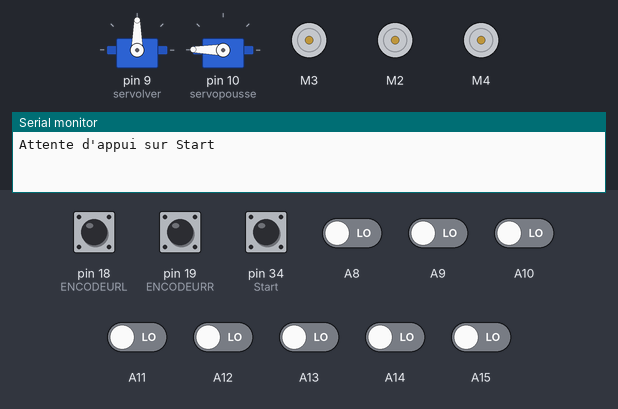
Recording of a sketch running on a simulated Arduino Mega 2560, built with avr-gcc and run on an emulated ATmega2560. On the bench: 2 × servo, 3 × DC motor (green arrow = forward, orange = backward, longer = faster), the last lines printed to the serial monitor. The inputs (shaded band) are chosen by the test bench; at power-on: pin 18 (ENCODEURL), pin 19 (ENCODEURR), pin 34 (Start) HIGH, A8–15 LOW.

Above: at 0.8 s.
0.9 s: pin 34 (Start) pulled LOW for 0.15 s
At 4.5 s:
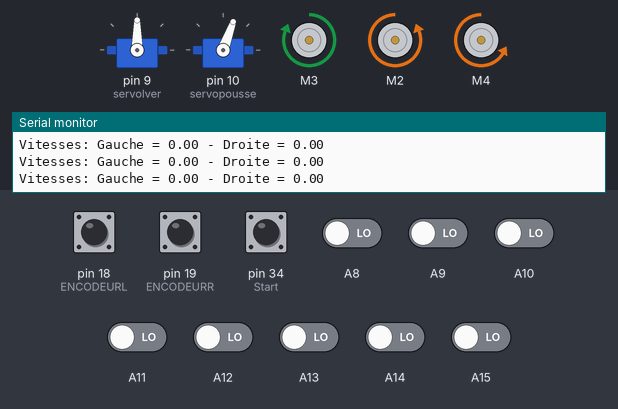
At 7.7 s:
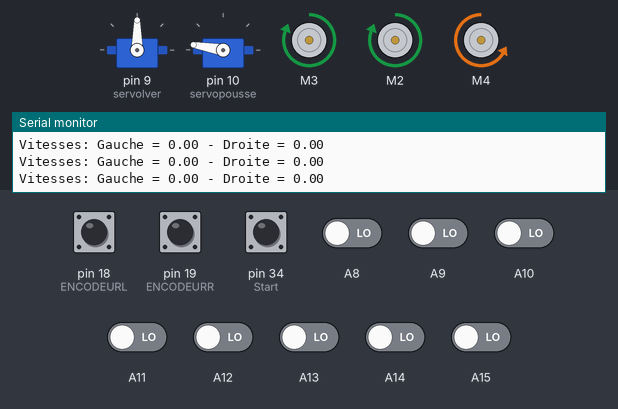
Timing chart, 0 to 9.2 s (numbered marks = the images above; inputs shaded):
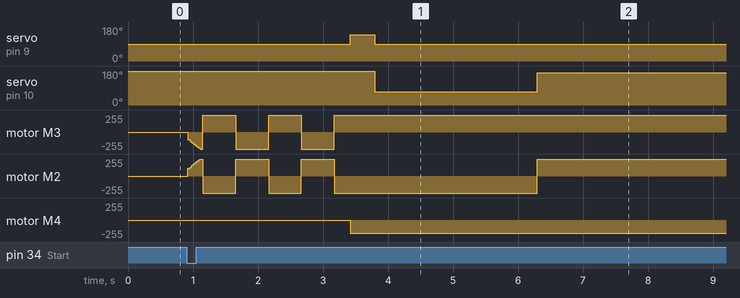

Measured:
- after the input at 0.9 s, servo on pin 9 (servolver): 90° → 140° after 2.5 s, → 90° 0.38 s later; servo on pin 10 (servopousse): 179° → 70° after 2.9 s, → 170° 2.5 s later

The sketch:

v0.2.ino
```cpp
//*****************************************************************************************************************************************

//            Coefficients fixes et à déterminer empiriquement mais Classe pour les moteurs et asservissement en vitesse ok

//            Essai de capteurs x8 pour suivi de ligne

//*****************************************************************************************************************************************

#include <AFMotor.h>
#include <TimerOne.h>
#include <Servo.h>
#include <QTRSensors.h>

#define ENCODEURR 19
#define ENCODEURL 18


//____________________________________________________LaGrandeClasse___________________________________________

class ClasseMoteur{

  private:
    float _kp;
    float _ki;
    float _kd;
    double _somme_erreur;
    double _delta_erreur;
    double _erreur_precedente;
    double _speedDelta;
    double _MotorPWM;
    double _tickperround;
    float _rRoues;


  public:


    double speedM;
    long ttlTicks;
    double cibleVitesse;
    AF_DCMotor motor;

    ClasseMoteur(unsigned int tickperround,float rRoues, AF_DCMotor motor,float kp, float ki, float kd){

      this->motor = motor;
      this->_rRoues = rRoues;
      this->_tickperround = tickperround;
      this->speedM = 0;
      this->ttlTicks = 0;
      this->_kp = kp;
      this->_ki = ki;
      this->_kd = kd;
      this->cibleVitesse = 0;
      this->_somme_erreur=0;
      this->_delta_erreur=0;
      this->_erreur_precedente=0;
      this->_MotorPWM=0;
    }


    void routine(int hallTicks){
      MotorAsserv();
      speedM = (hallTicks/_tickperround)/0.02; // Le 0.1 doit correspondre a la fréquence de relevé de speed ligne 20
      ttlTicks += hallTicks;
    }

    void MotorAsserv(){ // Fonction qui asservit les moteurs aux variables cibleVitesseL et cibleVitesseR
      // Motor Right

      _speedDelta = cibleVitesse - speedM;
      _somme_erreur += _speedDelta;
      _delta_erreur = _speedDelta - _erreur_precedente;
      _erreur_precedente = _speedDelta;

      _MotorPWM = _kp * _speedDelta + _ki * _somme_erreur + _kd * _delta_erreur;

      if (_MotorPWM > 255) _MotorPWM = 255;
      else if (_MotorPWM < 0) _MotorPWM = 0;

      motor.setSpeed(_MotorPWM);
    }

    double distanceParcourue(){
      return ((ttlTicks/_tickperround)*2*3.1416*_rRoues);
    }

    double MMtoTicks(float temp){
      return ((temp/(2*3.1416*_rRoues))*_tickperround);
    }

    double TickstoMM(float temp){
      return ((temp/_tickperround)*2*3.1416*_rRoues);
    }

    void datSpeed(float cible){ // EN tour de roue par secondes
      //resetParamAsserv();
      cibleVitesse = cible;
    }

    void resetParamAsserv(){
      _somme_erreur=0;
      _delta_erreur=0;
      _erreur_precedente=0;
    }

};

//____________________________________________________Fin de LaGrandeClasse___________________________________________

//___________________________________________________Création objets/variables_________________________________________________________
bool debug=true;

double tickperround = 600; // Valeur à changer en fonction du capteur à effet hall
volatile int hallTicksR;
volatile int hallTicksL;
double rRoues = 34; // en mm

int Start = 34;     // Capteur méanique de Start déclaré connecté broche 34

float deltaS;
float ratio;
float cibleR;
float cibleL;

float nerfG = 1;

double distempR;
double distempL;

//Variables PID suivi de ligne
float Varia;
int sommeErreur = 0;
int lastError;
int position;
int error;
float KP = 0.000214;
float KI = 0;
float KD = 0.000400;
unsigned int sensors[8];

Servo servolver;   // Servo du 360
int delayvolver = 375;

Servo servopousse;

QTRSensors qtr;
uint16_t sensorValues[8];

//Creation des objets moteurs
AF_DCMotor motorR = AF_DCMotor(3, MOTOR34_64KHZ); // Initalisation du moteur branchements sur M1
AF_DCMotor motorL = AF_DCMotor(2, MOTOR12_64KHZ); // Initalisation du moteur branchements sur M1

AF_DCMotor brosse = AF_DCMotor(4, MOTOR34_64KHZ); // Initialisation sur M4 de la brosse

ClasseMoteur MDROIT = ClasseMoteur(600,rRoues, motorR, 200, 30, 0);
ClasseMoteur MGAUCHE = ClasseMoteur(600,rRoues, motorL, 200, 30, 0); // Coefficients d'asservissement à parametrer ! kp,ki,kd

//____________________________________________________Def Fonctions___________________________________________________


void SuiviDligne(float ciblasse){

  position = qtr.readLineBlack(sensorValues);
  error = position - 3500;
  sommeErreur += error;


  Varia = KP * error + KI * sommeErreur + KD * (error - lastError);
  lastError = error;


  MDROIT.datSpeed(ciblasse - Varia);
  MGAUCHE.datSpeed(ciblasse + Varia);
  delay(1); //A tester sans
}

void calibmax(){
  for (uint16_t i = 0; i < 100; i++)
  {
    if (i < 10){
      tourneCont(0.50, "d");
    }
    else if (i < 30){
      tourneCont(0.50, "g");
    }
    else if (i < 50){
      tourneCont(0.50, "d");
    }
    else if (i < 70){
      tourneCont(0.50, "g");
    }
    else if (i < 90){
      tourneCont(0.50, "d");
    }
    else if (i < 100){
      tourneCont(0.50, "g");
    }

    qtr.calibrate();
  }
  MDROIT.datSpeed(0);
  MGAUCHE.datSpeed(0);
}


void ToutDroitCapitaine(float ciblasse, float ticksR, float ticksL){

  deltaS = ticksR - ticksL;

  cibleR = ciblasse*(1-deltaS*0.001); // Si DeltaS = 500, cibleR = ciblasse*0.5
  cibleL = ciblasse*(1+deltaS*0.001);

  MDROIT.datSpeed(cibleR);
  MGAUCHE.datSpeed(cibleL);

  if (debug){
    Serial.print("Vitesse cible gauche : ");
    Serial.print(cibleL);
    Serial.print("Vitesse cible droite : ");
    Serial.println(cibleR);
  } else { delay(1); } // Ne fonctionne pas sans ce délai, pas d'idée pourquoi.
}

void capteurLumiere(){
  int lumi = analogRead(A7);

}

void avanceDeMm(float distDem, float vitesseDem){

  distempR = MDROIT.ttlTicks;
  distempL = MGAUCHE.ttlTicks;

  while(((MDROIT.ttlTicks + MGAUCHE.ttlTicks)/2 - (distempR + distempL)/2) < MDROIT.MMtoTicks(distDem)){
    //delay(100); // Peut etre que DatSpeed trop souvent peut empecher l'asservissement à la bonne vitesse. Ici 10Hz
    ToutDroitCapitaine(vitesseDem, MDROIT.ttlTicks - distempR, MGAUCHE.ttlTicks - distempL);
  }

  ToutDroitCapitaine(0,0,0);

}

void tourneCont(float vitessedem, String sens){
  if (sens == "d"){
    MDROIT.motor.run(BACKWARD);
    MGAUCHE.motor.run(FORWARD);
  } else if (sens == "g"){
    MDROIT.motor.run(FORWARD);
    MGAUCHE.motor.run(BACKWARD);
  } else {
    MDROIT.motor.run(RELEASE);
    MGAUCHE.motor.run(RELEASE);
  }
  MDROIT.datSpeed(vitessedem);
  MGAUCHE.datSpeed(vitessedem);

}


void tourne(float vitessedem, String sens){

  distempR = MDROIT.ttlTicks;
  distempL = MGAUCHE.ttlTicks;

  if (sens == "d"){
    MDROIT.motor.run(BACKWARD);
    MGAUCHE.motor.run(FORWARD);
  } else if (sens == "g"){
    MDROIT.motor.run(FORWARD);
    MGAUCHE.motor.run(BACKWARD);
  } else {
    MDROIT.motor.run(RELEASE);
    MGAUCHE.motor.run(RELEASE);
    Serial.println("renseigner le sens 'g' ou 'd' en deuxieme argument");
  }

  while(((MDROIT.ttlTicks + MGAUCHE.ttlTicks)/2 - (distempR + distempL)/2) < MDROIT.MMtoTicks(197)){
    ToutDroitCapitaine(vitessedem, MDROIT.ttlTicks - distempR, MGAUCHE.ttlTicks - distempL);
  }

  ToutDroitCapitaine(0,0,0);

}

void leptitgrain(){

  servolver.write(140);
  delay(delayvolver);
  servolver.write(90);
  delayvolver -= 5;

}

void timerSpeed(){

  MDROIT.routine(hallTicksR*nerfG);
  hallTicksR = 0;
  MGAUCHE.routine(hallTicksL); //Coeffshlag
  hallTicksL = 0;

  if (debug){
    Serial.print("Vitesses: Gauche = ");
    Serial.print(MGAUCHE.speedM);
    Serial.print(" - Droite = ");
    Serial.println(MDROIT.speedM);
  }
}

void compteurR(){hallTicksR++;}
void compteurL(){hallTicksL++;}

//____________________________________________________Debut programme_________________________________________________________


void setup() {
  Serial.begin(115200);           // set up Serial library at 115200

  qtr.setTypeRC();
  qtr.setSensorPins((const uint8_t[]){A15, A14, A13, A12, A11, A10, A9, A8}, 8);
  qtr.setEmitterPin(47);

  pinMode(Start, INPUT);
  digitalWrite (Start, HIGH);

  servolver.attach(9);
  servopousse.attach(10);
  servopousse.write(179);

  Serial.println("Attente d'appui sur Start");

  if (digitalRead(Start)==HIGH){         //
    while(digitalRead(Start)==HIGH);     //    Lancement si l'interrupteur de start change d'état
  } else if (digitalRead(Start)==LOW){   //
    while(digitalRead(Start)==LOW);      //
  }


  pinMode(ENCODEURR, INPUT_PULLUP);
  pinMode(ENCODEURL, INPUT_PULLUP);
  attachInterrupt(digitalPinToInterrupt(19), compteurR, CHANGE);
  attachInterrupt(digitalPinToInterrupt(18), compteurL, CHANGE);

  Timer1.initialize(20000); // On défini le timeur : 50000 microseconds ( 0.05 sec - or 20Hz )
  Timer1.attachInterrupt( timerSpeed );


  MDROIT.motor.run(FORWARD);     // ^
  MGAUCHE.motor.run(FORWARD);    // | Exemple de commande des moteurs
  avanceDeMm(0, 1);              // v   (distanceEnMm, vitesse en tr/sec)
}


void loop() {

  calibmax();
  brosse.run(BACKWARD);
  brosse.setSpeed(200);
  leptitgrain();
  servopousse.write(70);


  delay(2500);

  servopousse.write(170);

  MDROIT.motor.run(FORWARD);
  MGAUCHE.motor.run(FORWARD);

  while(1){
    SuiviDligne(1.20);
  }


}
```
